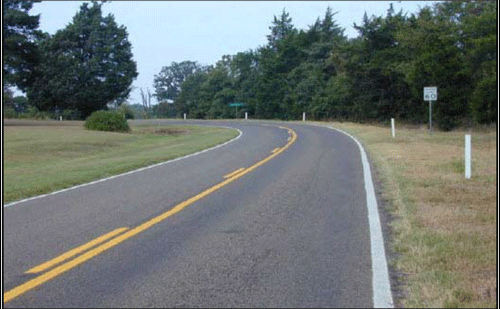
//> input picture images/l1.jpg, 500 x 309 px
$ ./lane_detector   (built with g++ and OpenCV 4)
//> lines starting //> are read from the running program, lines starting //| are printed output that depends on the picture; after the words box and inside, x2 and y2 are one past the last pixel; in counts of white or black regions, pixels touching at a corner belong together
### lane_detector.h
#include"opencv/cv.h"
#include<opencv2/highgui/highgui.hpp>
#include<bits/stdc++.h>

using namespace std;
using namespace cv;

extern int lowThreshold;
extern int highThreshold;

int find_intersection(Vec4i l1, Vec4i l2)
{
	double m1, m2, c1, c2;

	m1=((double)l1[3]-l1[1])/((double)l1[2]-l1[0]);
	c1=(double)l1[3]-m1*l1[2];

	m2=((double)l2[3]-l2[1])/((double)l2[2]-l2[0]);
	c2=(double)l2[3]-m2*l2[2];

	double yi, xi;

	xi=(c1-c2)/(m2-m1);
	yi=m2*xi+c2;

	return (int)yi;
}

void extract_segments(Mat img_segments[], Mat img,int segments[], int n_segments)
{
	int i, cum_length=0;

	img_segments[0]=img(cv::Rect(0, 0, 1000, segments[0])).clone();
	cum_length+=segments[0];

	for(i=1;i<=n_segments-2;i++)
	{
		img_segments[i]=img(cv::Rect(0, cum_length, 1000, segments[i])).clone();
		cum_length+=segments[i];
	}

	img_segments[n_segments-1]=img(cv::Rect(0, cum_length, 1000, 1000-cum_length)).clone();
	return;
}

void merge_segments(Mat img_segments[],Mat img, int segments[], int n_segments)
{
	int i, cum_length=0;
	img_segments[0].copyTo(img(cv::Rect(0, 0, 1000, segments[0])));
	cum_length+=segments[0];

	for(i=1;i<=n_segments-2;i++)
	{
		img_segments[i].copyTo(img(cv::Rect(0, cum_length, 1000, segments[i])));
		cum_length+=segments[i];
	}

	img_segments[n_segments-1].copyTo(img(cv::Rect(0, cum_length, 1000, 1000-cum_length)));
	return;
}

Mat find_edges(Mat img)
{
	//directly in single channel
	Mat edges;
	cvtColor(img, img, CV_BGR2GRAY);
	imshow("bw", img);
	medianBlur(img, img, 9);
	//blur(img,img,Size(3,3));
	Canny( img, edges, lowThreshold, highThreshold, 3 );

	return edges;
}

### lane_detector.cpp
#include"opencv/cv.h"
#include<opencv2/highgui/highgui.hpp>
#include<bits/stdc++.h>
#include "lane_detector.h"

using namespace cv;
using namespace std;

int lowThreshold=70;
int highThreshold=150;

int main()
{
	//initialize important variables here
	int n_segments=5;
	int segments[5]={75, 140, 215, 250, 320};
	Mat img_segments[5];
	std::stringstream window_name;

	cv::Mat img=cv::imread("images/l1.jpg", CV_LOAD_IMAGE_COLOR);
//> img is the input picture: 309 rows x 500 cols, CV_8UC3; mean B, G, R 114.5, 117.3, 110.5
	cv::resize(img, img, cv::Size(1000,1000));
//> img: 1000 rows x 1000 cols, CV_8UC3
	imshow("lanes", img);

	int max_lowThreshold=500, max_highThreshold=500;
	namedWindow("Edge threshold", CV_WINDOW_AUTOSIZE);
	createTrackbar( "Min Threshold:", "Edge threshold", &lowThreshold, max_lowThreshold);
	createTrackbar( "Max Threshold:", "Edge threshold", &highThreshold, max_highThreshold);

	Mat edges;
	while(true)
	{
		edges=find_edges(img);
//> in find_edges, `Canny( img, edges, lowThreshold, highThreshold, 3 );`:
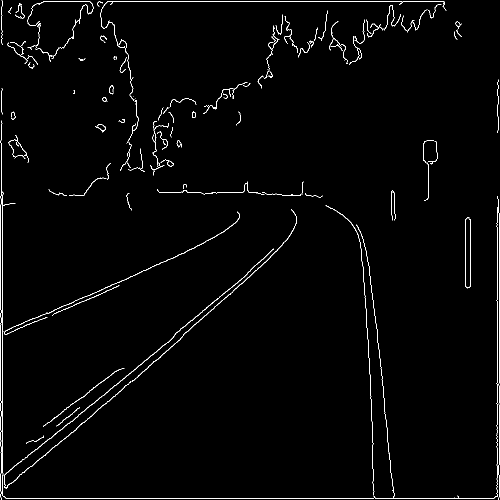
//> edges: 1000 rows x 1000 cols, CV_8UC1 (shown at 1/2 size); 1.5% white in thin lines or dots
		imshow("edges", edges);

		char c=(char)waitKey(10);
//> the 'q' key is pressed
		if(c=='q')
			break;
	}

	extract_segments(img_segments, edges, segments, n_segments);
//> in extract_segments, `img_segments[0]=img(cv::Rect(0, 0, 1000, segments[0])).clone();`:
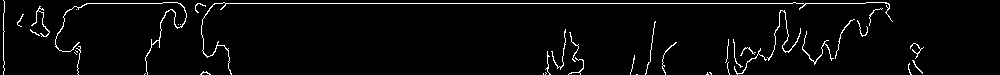
//> img_segments: 75 rows x 1000 cols, CV_8UC1; 3.3% white in thin lines or dots
//> in extract_segments, `cum_length+=segments[0];`: cum_length = 75
//> the loop in extract_segments, `for(i=1;i<=n_segments-2;i++)` made 3 passes
//> cum_length on passes 1 to 3: 215, 430, 680
//> after the loop in extract_segments, `for(i=1;i<=n_segments-2;i++)`: cum_length = 680
//> img_segments[1]: 140 rows x 1000 cols, CV_8UC1; 1.5% white in thin lines or dots
//> img_segments[2]: 215 rows x 1000 cols, CV_8UC1; 1.3% white in thin lines or dots
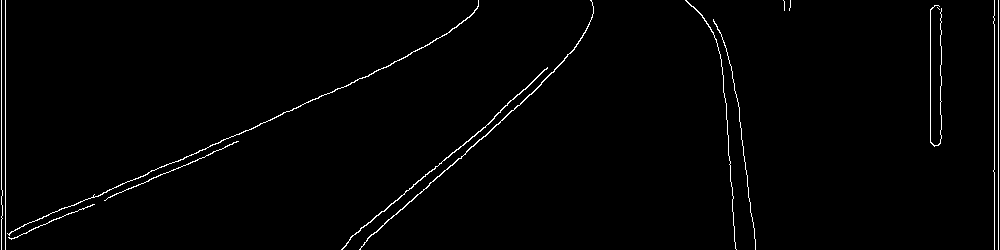
//> img_segments[3]: 250 rows x 1000 cols, CV_8UC1; 1.4% white in thin lines or dots
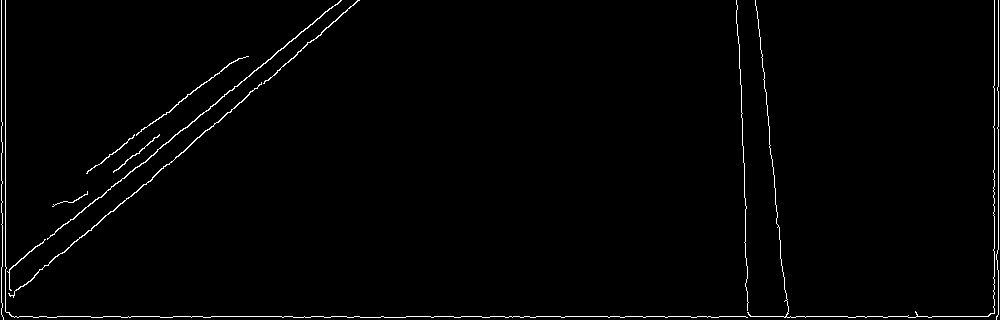
//> img_segments[4]: 320 rows x 1000 cols, CV_8UC1; 1.4% white in thin lines or dots

	int i, j, k;

	// [10 lines of commented-out code are left out]

	vector<Vec4i> lines[n_segments];
	int hough_threshold[5]={30, 30, 40, 50, 50};
	int hough_minLineLength[5]={20, 25, 25, 30, 50};
	for(i=0; i<n_segments ;i++)
		HoughLinesP(img_segments[i], lines[i], 1, CV_PI/180, hough_threshold[i], hough_minLineLength[i], 50 );

  	Mat line_segments[n_segments];
  	Mat empty=img-img;
//> empty: 1000 rows x 1000 cols, CV_8UC3; every value is 0
  	extract_segments(line_segments, empty, segments, n_segments);
//> in extract_segments (call 2), `img_segments[0]=img(cv::Rect(0, 0, 1000, segments[0])).clone();`: img_segments: 75 rows x 1000 cols, CV_8UC3; every value is 0
//> the loop in extract_segments (call 2), `for(i=1;i<=n_segments-2;i++)` made 3 passes


  	for(i=0;i<n_segments;i++)
  		for(j=0;j<lines[i].size();j++)
  		{
  			Vec4i l = lines[i][j];
  			line( line_segments[i], Point(l[0], l[1]), Point(l[2], l[3]), Scalar(0,0,255), 3, CV_AA);
  		}


  	// [7 lines of commented-out code are left out]


  	Mat line=img-img;
  	merge_segments(line_segments, line, segments, n_segments);
//> in merge_segments, `cum_length+=segments[0];`: cum_length = 75
//> the loop in merge_segments, `for(i=1;i<=n_segments-2;i++)` made 3 passes
//> after the loop in merge_segments, `for(i=1;i<=n_segments-2;i++)`:
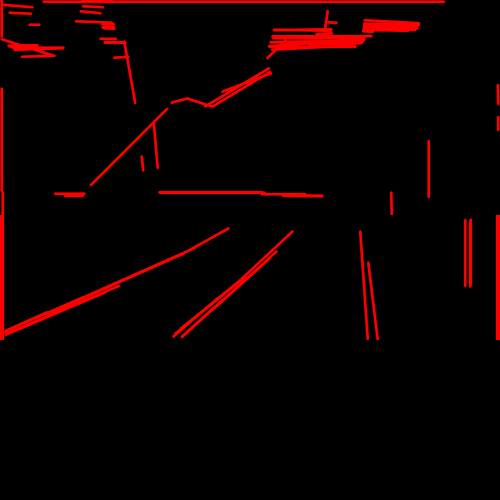
//> img: 1000 rows x 1000 cols, CV_8UC3 (shown at 1/2 size); mean B, G, R 0, 0, 11.2
//> after the loop in merge_segments, `for(i=1;i<=n_segments-2;i++)`: cum_length = 680
//> in merge_segments, `img_segments[n_segments-1].copyTo(img(cv::Rect(0, cum_length, 1000, 10..`: img: 1000 rows x 1000 cols, CV_8UC3; 2.49% of pixels changed, all inside (x1, y1, x2, y2) = (0, 680, 1000, 1000)
  	imshow("detected lines",line);

  	for(i=0;i<n_segments;i++)
  		cout<<"#lines for "<<i<<": "<<lines[i].size()<<endl;

  	int vanish_row_vote[2000]={0};

  	int cum_sum=1000;
  	for(i=4;i>=3;i--)
  	{
  		cum_sum-=segments[i];
  		for(j=0;j<lines[i].size();j++)
  			for(k=0;k<lines[i].size();k++)
  			{
  				if(j==k)
  					continue;

  				int vanish_row=find_intersection(lines[i][j], lines[i][k])+cum_sum;

  				// [11 lines of commented-out code are left out]

  				if(vanish_row>-1000 && vanish_row<1000)
  					vanish_row_vote[1000-vanish_row]++;
  			}
  	}

  	int current_votes=0;
  	int max_votes=-1, max_i=-1;
  	for(i=0;i<50;i++)
  		current_votes+=vanish_row_vote[i];

  	for(i=50;i<2000;i++)
  	{
  		current_votes+=vanish_row_vote[i];
  		current_votes-=vanish_row_vote[i-50];

  		if(current_votes>=max_votes)
  		{
  			max_votes=current_votes;
  			max_i=i;
  		}

  		//cout<<i<<" "<<current_votes<<endl;
  	}

  	int vanish_row=max_i-25;

  	cout<<"Vanishing row: "<<vanish_row<<" with votes: "<<max_votes<<endl;

  	Mat output(1200, 1000, CV_8UC3, Scalar(0));
  	line.copyTo(output(cv::Rect(0, 200, 1000, 1000)));
  	cv::line( output, Point(0, 1200-vanish_row), Point(1000, 1200-vanish_row), Scalar(255,0,0), 10, CV_AA, 0);
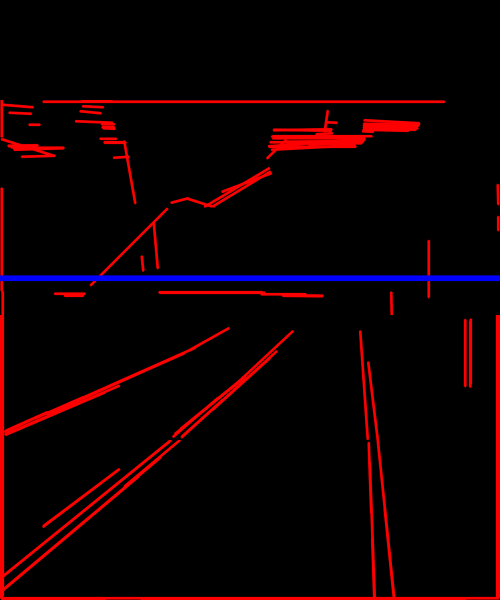
//> output: 1200 rows x 1000 cols, CV_8UC3 (shown at 1/2 size); mean B, G, R 2.4, 0, 13.9
  	//line( output, Point(0, 1000-vanish_row), Point(1000, 1000-vanish_row), Scalar(255,0,0), 10, CV_AA);


  	imshow("output", output);

  	Mat lanes(1000, 1000, CV_8UC3, Scalar(0));
  	Mat lanes_segments[n_segments];
  	extract_segments(lanes_segments, lanes, segments, n_segments);

  	cum_sum=1000;
  	for(i=4;i>=2;i--)
  	{
  		cum_sum-=segments[i];
  		for(j=0;j<lines[i].size();j++)
  			for(k=0;k<lines[i].size();k++)
  			{
  				if(j==k)
  					continue;

  				int vanishRow=find_intersection(lines[i][j], lines[i][k])+cum_sum;

  				if(1000-vanishRow>= vanish_row-20 && 1000-vanishRow<= vanish_row+20)
  				{
  					if(i==4)
  						cout<<"yay"<<j<<endl;


  					cv::line( lanes_segments[i], Point(lines[i][j][0], lines[i][j][1]), Point(lines[i][j][2], lines[i][j][3]), Scalar(255,0,0), 3, CV_AA, 0);
  					cv::line( lanes_segments[i], Point(lines[i][k][0], lines[i][k][1]), Point(lines[i][k][2], lines[i][k][3]), Scalar(255,0,0), 3, CV_AA, 0);
  					// [9 lines of commented-out code are left out]

  				}
  			}
  	}
  	merge_segments(lanes_segments, lanes, segments, n_segments);

  	for(i=1000-vanish_row;i>=0;i--)
  		for(j=0;j<img.cols;j++)
  			lanes.at<Vec3b>(i, j)={0, 0, 0};

  	for(i=0;i<img.rows;i++)
  		for(j=0;j<img.cols;j++)
  			if(lanes.at<Vec3b>(i, j)[0]==255)
  				img.at<Vec3b>(i, j)={255, 0, 0};
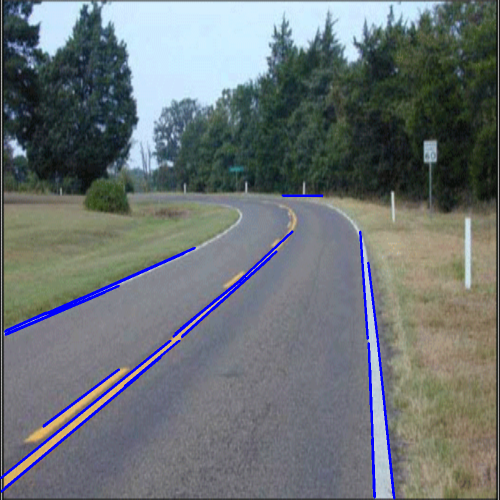
//> img: 1000 rows x 1000 cols, CV_8UC3 (shown at 1/2 size); mean B, G, R 116.7, 114.2, 107.3


  	imshow("yay", img);
  	imshow("wohoo!", lanes);

	imshow("edges", edges);
	waitKey(0);

	return 0;
}

$ run again, with images/l2.jpg copied over images/l1.jpg
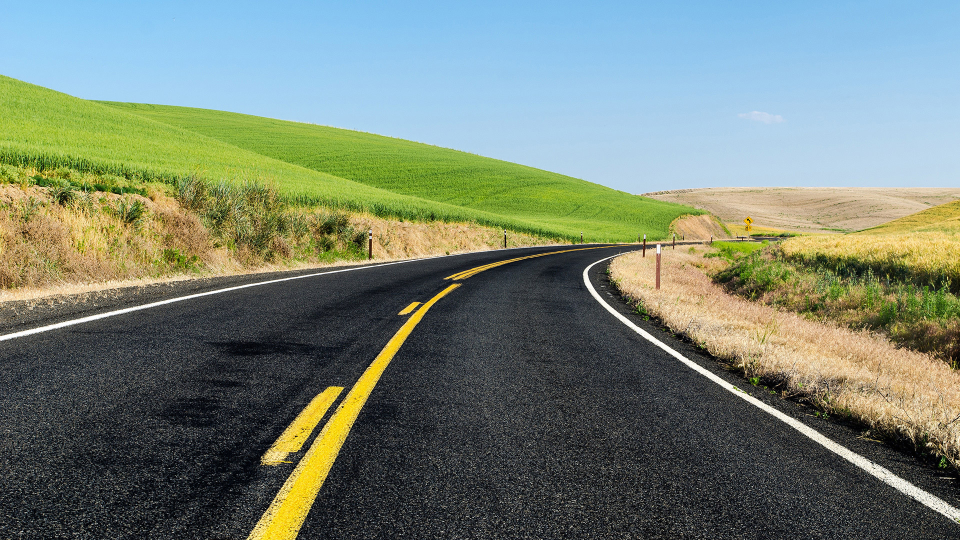
//> input picture images/l2.jpg, 1920 x 1080 px (shown at 1/2 size)
//> img is the input picture: 1080 rows x 1920 cols, CV_8UC3; mean B, G, R 116, 130.7, 118.3
//> in find_edges, `Canny( img, edges, lowThreshold, highThreshold, 3 );`:
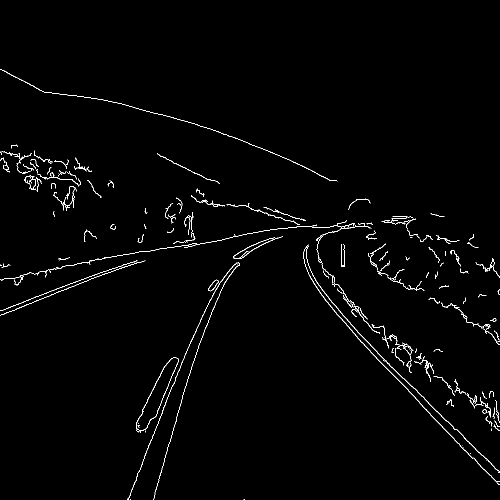
//> edges: 1000 rows x 1000 cols, CV_8UC1 (shown at 1/2 size); 1.3% white in thin lines or dots, all inside (x1, y1, x2, y2) = (0, 138, 1000, 1000)
//> img_segments: 75 rows x 1000 cols, CV_8UC1; every value is 0
//> in extract_segments, `cum_length+=segments[0];`: cum_length = 75
//> the loop in extract_segments, `for(i=1;i<=n_segments-2;i++)` made 3 passes
//> cum_length on passes 1 to 3: 215, 430, 680
//> after the loop in extract_segments, `for(i=1;i<=n_segments-2;i++)`: cum_length = 680
//> empty: 1000 rows x 1000 cols, CV_8UC3; every value is 0
//> img_segments: 75 rows x 1000 cols, CV_8UC3; every value is 0
//> the loop in extract_segments (call 2), `for(i=1;i<=n_segments-2;i++)` made 3 passes
//> in merge_segments, `cum_length+=segments[0];`: cum_length = 75
//> the loop in merge_segments, `for(i=1;i<=n_segments-2;i++)` made 3 passes
//> after the loop in merge_segments, `for(i=1;i<=n_segments-2;i++)`: cum_length = 680
//> after the loop `for(i=0;i<img.rows;i++)`:
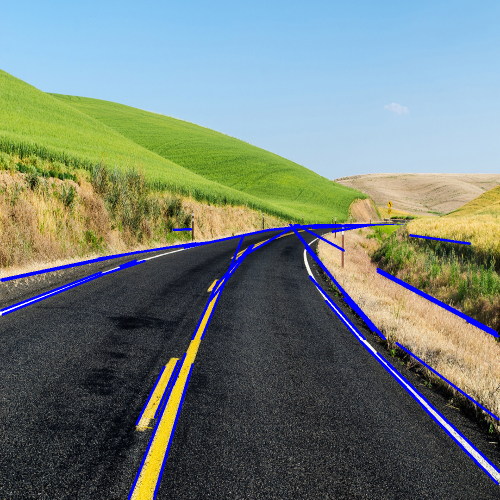
//> img: 1000 rows x 1000 cols, CV_8UC3 (shown at 1/2 size); mean B, G, R 120.4, 126.8, 114.1

$ run again, with images/l3.jpg copied over images/l1.jpg
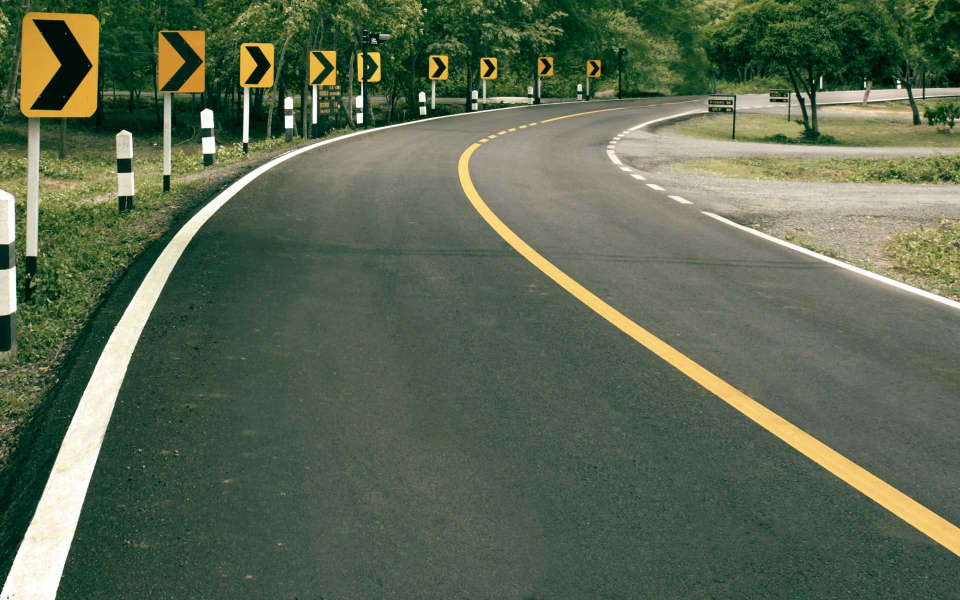
//> input picture images/l3.jpg, 1920 x 1200 px (shown at 1/2 size)
//> img is the input picture: 1200 rows x 1920 cols, CV_8UC3; mean B, G, R 81.2, 104.4, 91.3
//> edges: 1000 rows x 1000 cols, CV_8UC1; 1.8% white in thin lines or dots
//> img_segments: 75 rows x 1000 cols, CV_8UC1; 2.5% white in thin lines or dots
//> in extract_segments, `cum_length+=segments[0];`: cum_length = 75
//> the loop in extract_segments, `for(i=1;i<=n_segments-2;i++)` made 3 passes
//> cum_length on passes 1 to 3: 215, 430, 680
//> after the loop in extract_segments, `for(i=1;i<=n_segments-2;i++)`: cum_length = 680
//> empty: 1000 rows x 1000 cols, CV_8UC3; every value is 0
//> img_segments: 75 rows x 1000 cols, CV_8UC3; every value is 0
//> the loop in extract_segments (call 2), `for(i=1;i<=n_segments-2;i++)` made 3 passes
//> in merge_segments, `cum_length+=segments[0];`: cum_length = 75
//> the loop in merge_segments, `for(i=1;i<=n_segments-2;i++)` made 3 passes
//> after the loop in merge_segments, `for(i=1;i<=n_segments-2;i++)`:
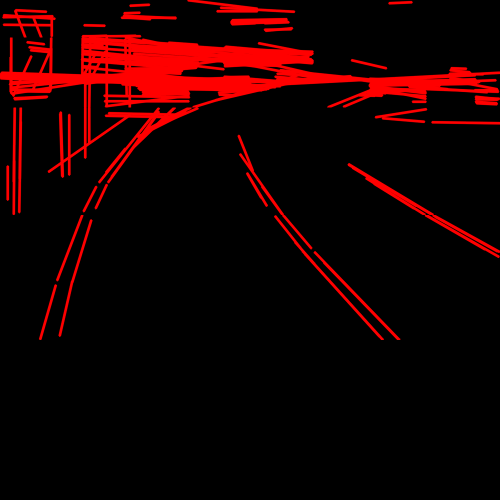
//> img: 1000 rows x 1000 cols, CV_8UC3 (shown at 1/2 size); mean B, G, R 0, 0, 24.2
//> after the loop in merge_segments, `for(i=1;i<=n_segments-2;i++)`: cum_length = 680
//> after the loop `for(i=0;i<img.rows;i++)`:
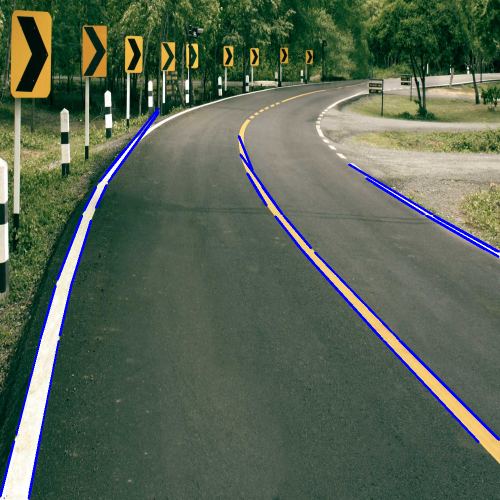
//> img: 1000 rows x 1000 cols, CV_8UC3 (shown at 1/2 size); mean B, G, R 83.4, 101.3, 88.1

$ run again, with images/l4.jpg copied over images/l1.jpg
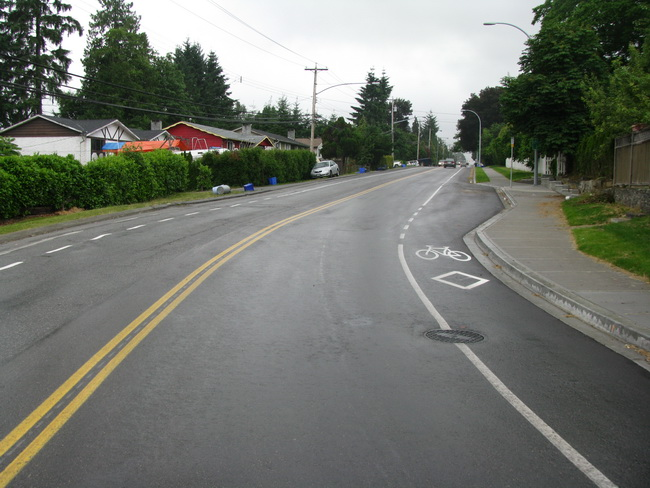
//> input picture images/l4.jpg, 650 x 488 px
//> img is the input picture: 488 rows x 650 cols, CV_8UC3; mean B, G, R 109.3, 117.1, 113.8
//> edges: 1000 rows x 1000 cols, CV_8UC1; 1.8% white in thin lines or dots
//> img_segments: 75 rows x 1000 cols, CV_8UC1; 2.6% white in thin lines or dots, all inside (x1, y1, x2, y2) = (0, 0, 844, 75)
//> in extract_segments, `cum_length+=segments[0];`: cum_length = 75
//> the loop in extract_segments, `for(i=1;i<=n_segments-2;i++)` made 3 passes
//> cum_length on passes 1 to 3: 215, 430, 680
//> after the loop in extract_segments, `for(i=1;i<=n_segments-2;i++)`: cum_length = 680
//> empty: 1000 rows x 1000 cols, CV_8UC3; every value is 0
//> img_segments: 75 rows x 1000 cols, CV_8UC3; every value is 0
//> the loop in extract_segments (call 2), `for(i=1;i<=n_segments-2;i++)` made 3 passes
//> in merge_segments, `cum_length+=segments[0];`: cum_length = 75
//> the loop in merge_segments, `for(i=1;i<=n_segments-2;i++)` made 3 passes
//> after the loop in merge_segments, `for(i=1;i<=n_segments-2;i++)`: cum_length = 680
//> after the loop `for(i=0;i<img.rows;i++)`:
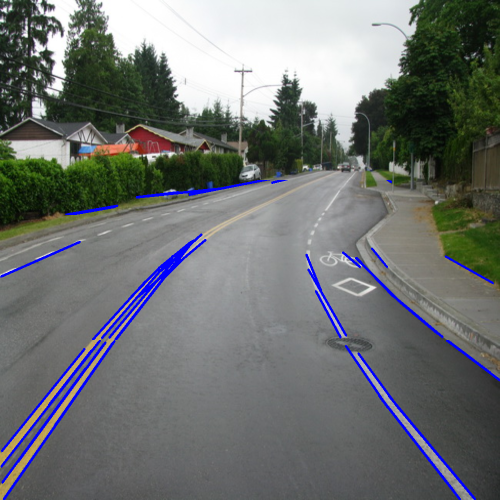
//> img: 1000 rows x 1000 cols, CV_8UC3 (shown at 1/2 size); mean B, G, R 112.7, 113.7, 110.3
